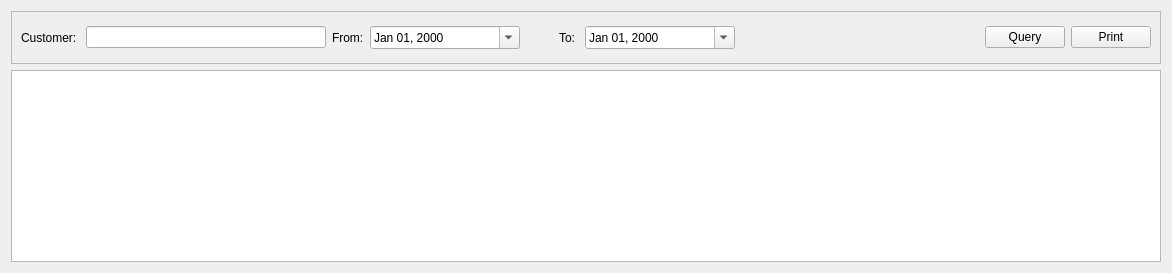
      <widget class="QWidget" name="ReportTab6">
       <attribute name="title">
        <string>Customer Lifting Summary</string>
       </attribute>
       <layout class="QGridLayout" name="gridLayout_19">
        <item row="0" column="0">
         <layout class="QVBoxLayout" name="verticalLayout_6">
          <item>
           <widget class="QFrame" name="frame_6">
            <property name="enabled">
             <bool>true</bool>
            </property>
            <property name="autoFillBackground">
             <bool>false</bool>
            </property>
            <property name="frameShape">
             <enum>QFrame::StyledPanel</enum>
            </property>
            <property name="frameShadow">
             <enum>QFrame::Raised</enum>
            </property>
            <layout class="QGridLayout" name="gridLayout_18">
             <item row="0" column="0">
              <layout class="QHBoxLayout" name="horizontalLayout_30">
               <item>
                <widget class="QLabel" name="label_40">
                 <property name="text">
                  <string>Customer: </string>
                 </property>
                </widget>
               </item>
               <item>
                <widget class="QLineEdit" name="leCustomerCLS">
                 <property name="minimumSize">
                  <size>
                   <width>240</width>
                   <height>0</height>
                  </size>
                 </property>
                 <property name="maximumSize">
                  <size>
                   <width>240</width>
                   <height>16777215</height>
                  </size>
                 </property>
                 <property name="baseSize">
                  <size>
                   <width>240</width>
                   <height>34</height>
                  </size>
                 </property>
                </widget>
               </item>
               <item>
                <widget class="QLabel" name="label_41">
                 <property name="text">
                  <string>From:</string>
                 </property>
                </widget>
               </item>
               <item>
                <widget class="QDateEdit" name="deFromCLS">
                 <property name="minimumSize">
                  <size>
                   <width>150</width>
                   <height>0</height>
                  </size>
                 </property>
                 <property name="time">
                  <time>
                   <hour>0</hour>
                   <minute>0</minute>
                   <second>0</second>
                  </time>
                 </property>
                 <property name="displayFormat">
                  <string>MMM dd, yyyy</string>
                 </property>
                 <property name="calendarPopup">
                  <bool>true</bool>
                 </property>
                </widget>
               </item>
               <item>
                <widget class="QLabel" name="label_42">
                 <property name="text">
                  <string>          To: </string>
                 </property>
                </widget>
               </item>
               <item>
                <widget class="QDateEdit" name="deToCLS">
                 <property name="minimumSize">
                  <size>
                   <width>150</width>
                   <height>0</height>
                  </size>
                 </property>
                 <property name="displayFormat">
                  <string>MMM dd, yyyy</string>
                 </property>
                 <property name="calendarPopup">
                  <bool>true</bool>
                 </property>
                </widget>
               </item>
               <item>
                <spacer name="horizontalSpacer_18">
                 <property name="orientation">
                  <enum>Qt::Horizontal</enum>
                 </property>
                 <property name="sizeHint" stdset="0">
                  <size>
                   <width>244</width>
                   <height>33</height>
                  </size>
                 </property>
                </spacer>
               </item>
               <item>
                <widget class="QPushButton" name="pbQueryCLS">
                 <property name="text">
                  <string>Query</string>
                 </property>
                </widget>
               </item>
               <item>
                <widget class="QPushButton" name="pbPrintCLS">
                 <property name="text">
                  <string>Print</string>
                 </property>
                </widget>
               </item>
              </layout>
             </item>
            </layout>
           </widget>
          </item>
          <item>
           <widget class="QTableView" name="tvCustLiftingSum"/>
          </item>
         </layout>
        </item>
       </layout>
      </widget>
